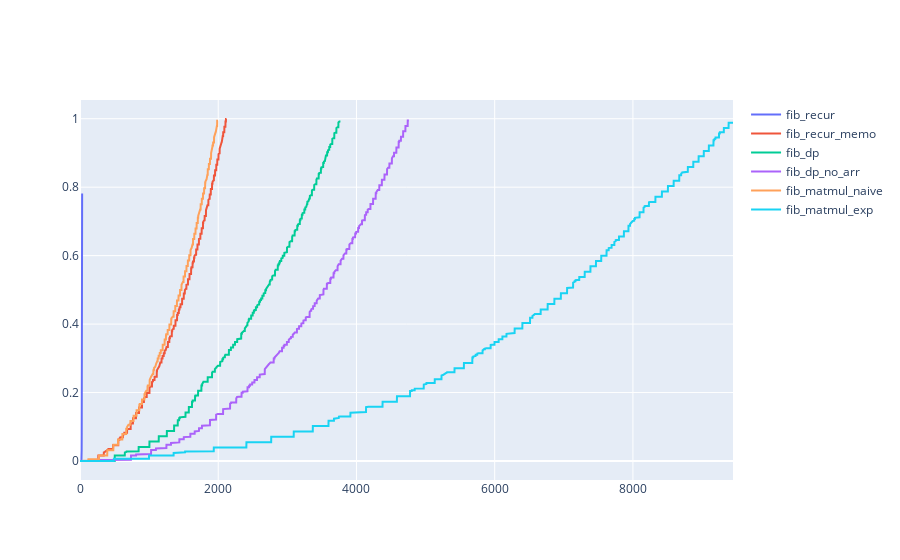

Notebook code for this chart:
### Code cell
import plotly.graph_objects as go

fig = go.Figure()

for fib, fib_times in zip(fibs, times):
    fig.add_trace(go.Scatter(y=fib_times, name=fib.__name__))

fig.show()

### Figure 1 — Plotly figure (JSON) as saved in the notebook; plotly's stock layout.template omitted (floating-point values rounded to 4 significant figures; data arrays with more than 128 entries replaced by an {"elided": "..."} marker saying what was removed)
{"data": [{"name": "fib_recur", "type": "scatter", "y": [0, 0, 0, 0, 0, 0, 0, 0, 0, 0, 0, 0, 0, 0, 0, 0, 0, 0, 0, 0, 0, 0, 0.01352, 0.01627, 0.03142, 0.08193, 0.132, 0.1714, 0.2409, 0.3296, 0.5122, 0.7816]}, {"name": "fib_recur_memo", "type": "scatter", "y": {"elided": "2121 float values"}}, {"name": "fib_dp", "type": "scatter", "y": {"elided": "3769 float values"}}, {"name": "fib_dp_no_arr", "type": "scatter", "y": {"elided": "4760 float values"}}, {"name": "fib_matmul_naive", "type": "scatter", "y": {"elided": "1998 float values"}}, {"name": "fib_matmul_exp", "type": "scatter", "y": {"elided": "9449 float values"}}], "layout": {}}
